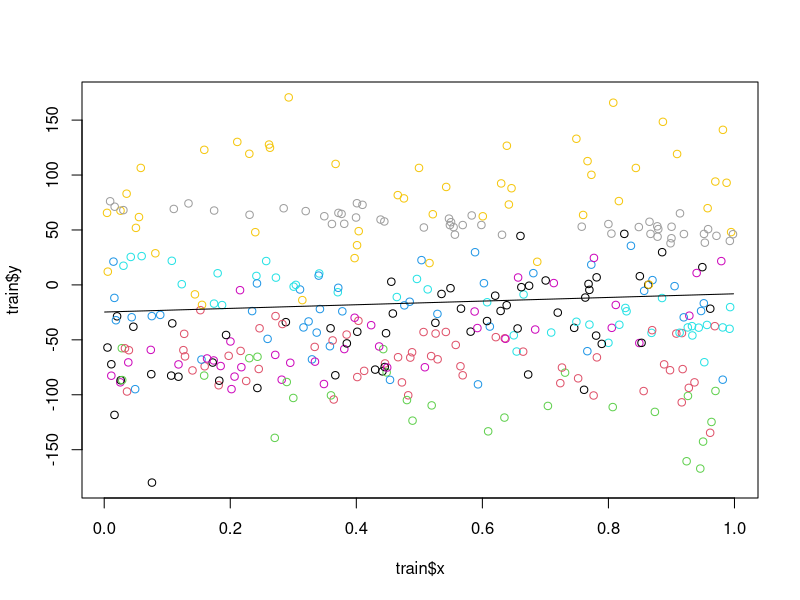
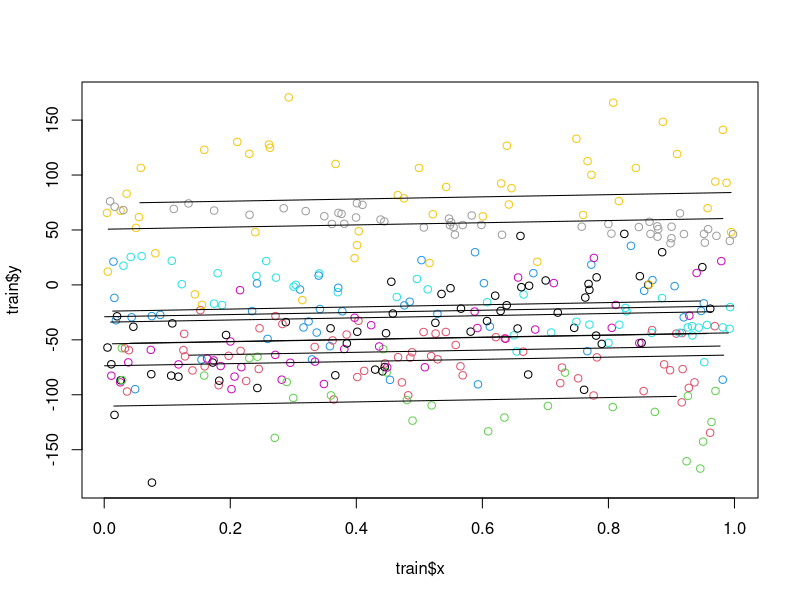
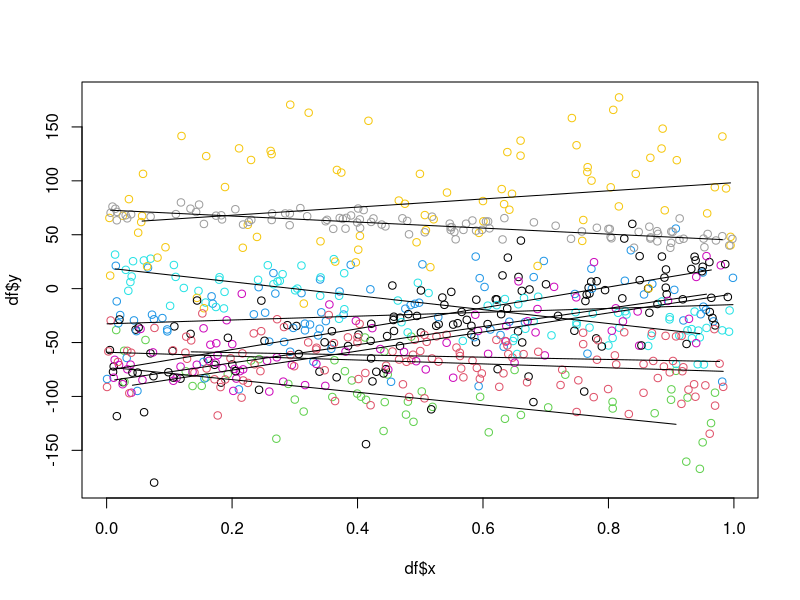

Here is the R script that generated these plots, in order:
## ---- chunk 1
set.seed(29)
num_tasks = 10
num_features = 1
# lets first assume that for each task, the true relationship is a linear in one variable where the intercept and slope term are drawn from a normal distribution.
# so for each task y = a + bx + noise
tasks = 1:num_tasks
a_list = runif(num_tasks,-100,100)#rnorm(num_tasks,mean=-1,sd=.2)
b_list = runif(num_tasks,-100,100)#rnorm(num_tasks,mean=3,sd=.5)
c_list = runif(num_tasks,-100,100)#rnorm(num_tasks,mean=2,sd=.7)
noise_sd = rnorm(num_tasks,mean=20,sd=10)
nrows_list = sample(1:100,num_tasks)

N = sum(nrows_list)
tmp <- matrix(nrow = N, ncol = 2+(num_tasks+1)*num_features)

row = 0
for (i in 1:num_tasks) {
  rows = nrows_list[i]
  a = a_list[i]
  b = b_list[i]
  c = c_list[i]
  sd = noise_sd[i]
  cat_features = as.integer(tasks == i)
  for (j in 1:rows) {
    # generate a row
    row = row + 1
    x = runif(1)
    #x2 = runif(1)
    y = a + b*x + rnorm(1,0,sd)
    features = c(x)
    cross_terms =  apply(expand.grid(features,cat_features),1,FUN=function(x){x[1]*x[2]})
    tmp[row, ] <- c(features,y,i,cross_terms)
  }
}

df <- data.frame(tmp)
names(df)[1:3] <- c("x","y","cat")
df$cat <- as.factor(df$cat)

s <- sample(1:nrow(df),nrow(df)/2)
train = df[s,]
test = df[-s,]

## ---- chunk 2
lm1 <- lm(y~x,data=train)
test$l1 <- predict(lm1,newdata=test)
rmse1 <- sqrt(mean((test$y - test$l1)^2))
test <- test[with(test, order(cat,x)), ]
# lets do some plots
plot(train$x,train$y,col=train$cat)
lines(test$x,test$l1)
## ---- chunk 3
lm2 <- lm(y~x+cat,data=train)
test$l2 <- predict(lm2,newdata=test)
rmse2 <- sqrt(mean((test$y - test$l2)^2))

# learns 3 lines with different intercepts but they are constrained to have the same slope
plot(train$x,train$y,col=train$cat)
for (t in 1:num_tasks) {
  tmp <- test[test$cat==t,]
  lines(tmp$x,tmp$l2)
}

## ---- chunk 4
lm4 <- lm(y~x+cat+x*cat,data=train)
test$l4 <- predict(lm4,newdata=test)
rmse4 <- sqrt(mean((test$y - test$l3)^2))
## ---- chunk 5
# take the cross product of the feature space with the categories # note if you take cat of of this then it does different slopes but fixed intercept...
lm3 <- lm(y~x+cat+X4+X5+X6+X7+X8+X9+X10+X11+X12+X13,data=train)
test$l3 <- predict(lm3,newdata=test)
rmse3 <-sqrt(mean((test$y - test$l3)^2))

# learns 3 lines with different intercept and slope
plot(df$x,df$y,col=df$cat)
for (t in 1:num_tasks) {
  tmp <- test[test$cat==t,]
  lines(tmp$x,tmp$l3)
}
## ---- chunk 6


